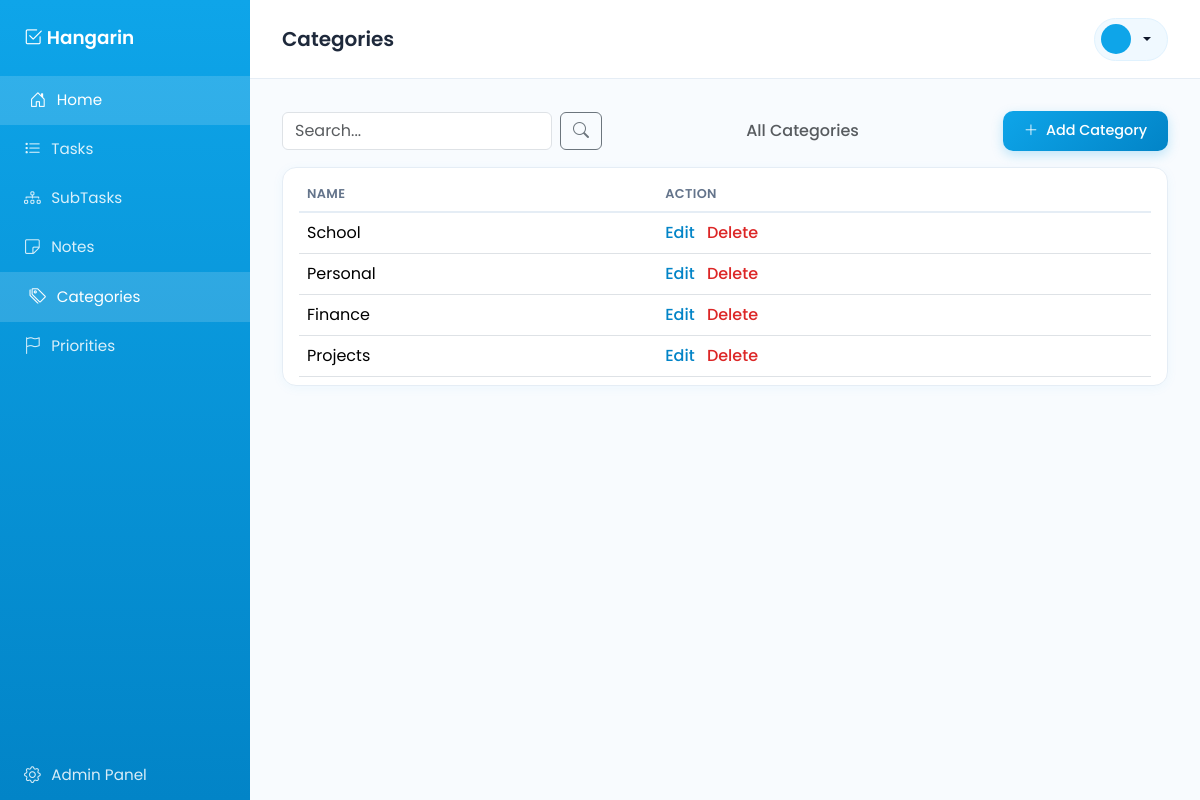
Page /categories/ on the committed database.
### Tasks/models.py (models this page shows, shortened)
class BaseModel(models.Model):
    created_at = models.DateTimeField(auto_now_add=True)
    updated_at = models.DateTimeField(auto_now=True)
    class Meta:
        abstract = True

class Category(BaseModel):
    name = models.CharField(max_length=100)
    class Meta:
        verbose_name = "Category"
        verbose_name_plural = "Categories"

### Tasks/views.py (the view)
# urls.py: path('categories/', CategoryListView.as_view(), name='category-list'),
class CategoryListView(ListView):
    model = Category
    template_name = "Tasks/category_list.html"
    context_object_name = "categories"
    paginate_by = 5
    def get_queryset(self):
        qs = super().get_queryset()
        query = self.request.GET.get('q')
        if query:
            qs = qs.filter(Q(name__icontains=query))
        return qs

### Tasks/templates/Tasks/category_list.html (shortened to what this page needs)
{% extends "base.html" %}
{% block page_title %}Categories{% endblock %}
{% block content %}
<div class="d-flex justify-content-between align-items-center mb-3">
    <form method="get" class="d-flex" style="max-width: 320px;">
    <input type="text" name="q" class="form-control me-2" placeholder="Search..." value="{{ request.GET.q }}">
    <button type="submit" class="btn btn-outline-secondary"><i class="bi bi-search"></i></button>
</form>
    <h6 class="mb-0 text-muted">All Categories</h6>
    <a href="{% url 'category-add' %}" class="btn btn-primary-sky">
        <i class="bi bi-plus-lg me-1"></i> Add Category
    </a>
</div>
<div class="card-panel">
    <table class="table table-hover align-middle mb-0">
        <thead>
            <tr>
                <th>Name</th>
                <th>Action</th>
            </tr>
        </thead>
        <tbody>
            {% for category in categories %}
            <tr>
                <td>{{ category.name }}</td>
                <td>
                    <a href="{% url 'category-update' category.pk %}" class="action-link">Edit</a>
                    <a href="{% url 'category-delete' category.pk %}" class="action-link text-danger">Delete</a>
                </td>
            </tr>
            {% empty %}
            <tr><td colspan="2" class="text-center text-muted py-4">No categories yet.</td></tr>
            {% endfor %}
        </tbody>
    </table>
</div>
{% endblock %}

### static/css/styles.css (style rules this page uses)
:root { --sky: #0ea5e9; --sky-dark: #0284c7; --sky-light: #e0f2fe; --sky-pale: #f0f9ff; }
body { font-family: 'Poppins', sans-serif; background-color: #f8fbfe; color: #1e293b; }
.card-panel { background: #ffffff; border: 1px solid #e5edf5; border-radius: 14px; padding: 0.5rem 1rem; box-shadow: 0 2px 12px rgba(14, 165, 233, 0.05); }
.table thead th { color: #64748b; font-weight: 600; font-size: 0.8rem; text-transform: uppercase; letter-spacing: 0.03em; border-bottom: 2px solid #e5edf5; }
.btn-primary-sky { background: linear-gradient(135deg, var(--sky) 0%, var(--sky-dark) 100%); color: #ffffff; border: none; border-radius: 10px; padding: 0.55rem 1.3rem; font-weight: 500; font-size: 0.9rem; transition: transform 0.15s ease, box-shadow 0.15s ease; box-shadow: 0 4px 12px rgba(14, 165, 233, 0.25); }
.action-link { color: var(--sky-dark); text-decoration: none; font-weight: 500; margin-right: 0.5rem; }
.action-link.text-danger { color: #dc2626 !important; }
body.page-fade { animation: pageFadeIn 0.35s ease both; }
.card-panel, .stat-card { transition: transform 0.2s ease, box-shadow 0.2s ease; }
.table-hover tbody tr { transition: background-color 0.15s ease; }
.btn, .btn-primary-sky, .action-link { transition: transform 0.15s ease, box-shadow 0.15s ease, background-color 0.15s ease, color 0.15s ease; }

### rows in the picture
Category: name "School"
Category: name "Personal"
Category: name "Finance"
Category: name "Projects"
